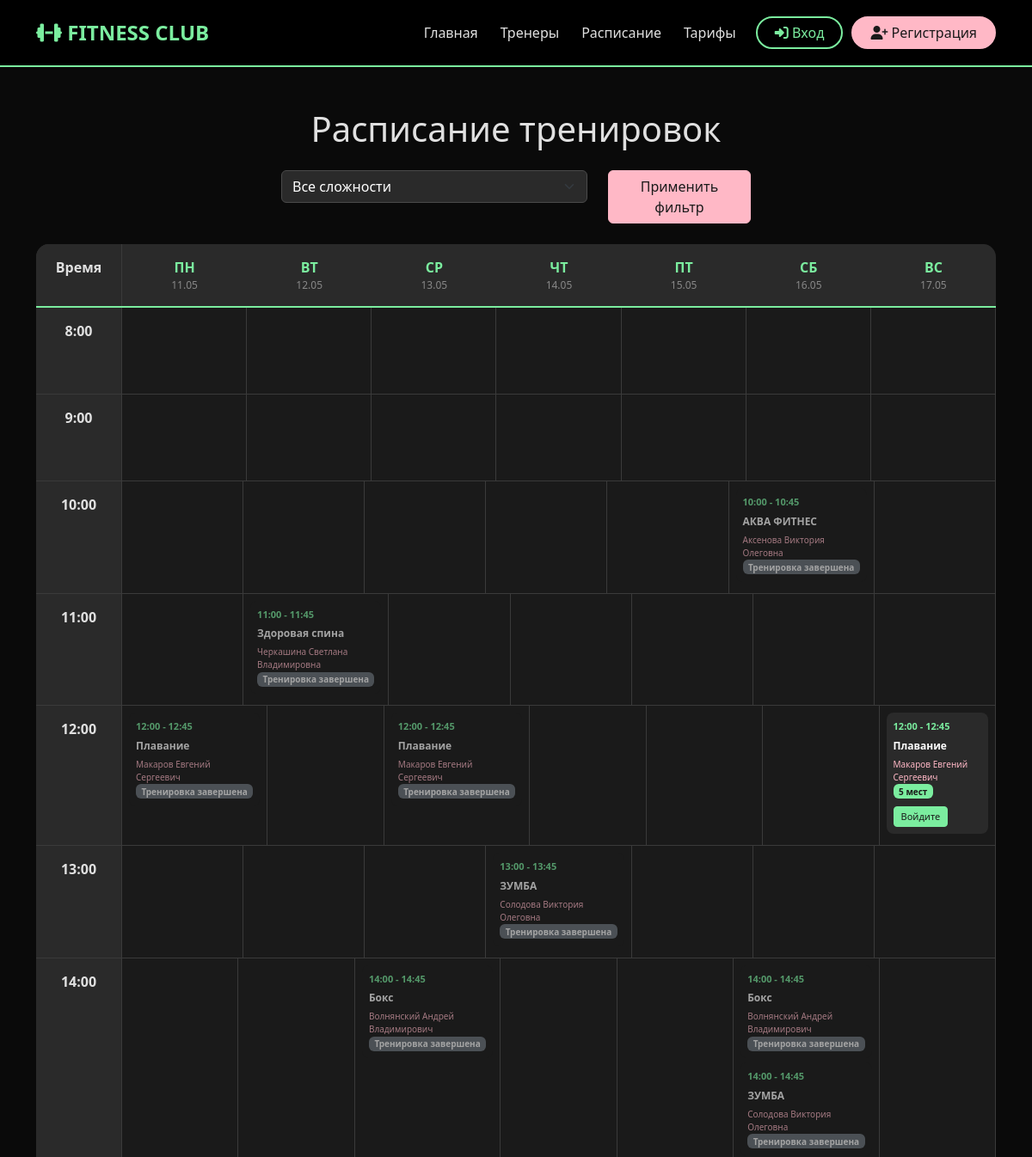
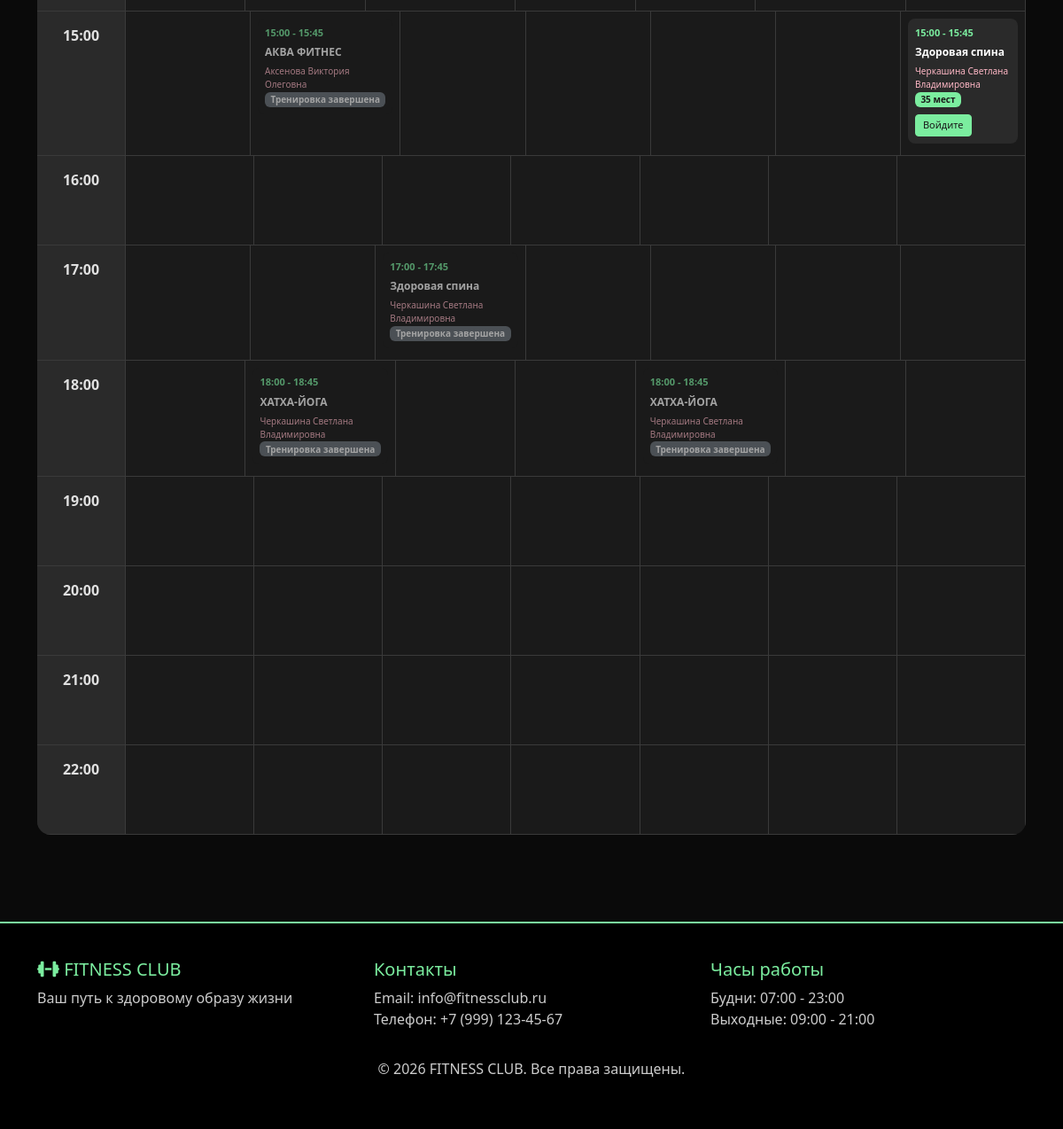
Page /schedule/ on the committed database (2 pictures, top to bottom).
### main/models.py (models this page shows, shortened)
class Schedule(models.Model):
    STATUS_CHOICES = [ ('active', 'Активна'),('cancelled', 'Отменена'),]
    workout = models.ForeignKey(Workout, on_delete=models.CASCADE, verbose_name='Тренировка')
    date = models.DateField('Дата')
    start_time = models.TimeField('Время начала')
    status = models.CharField('Статус', max_length=20, choices=STATUS_CHOICES)
    booked_places = models.IntegerField('Записано человек', default=0)
    @property
    def end_time(self):
        start = datetime.combine(self.date, self.start_time)
        end = start + timedelta(minutes=self.workout.duration_minutes)
        return end.time()
    @property
    def available_places(self):
        return self.workout.max_participants - self.booked_places
    class Meta:
        verbose_name = 'Расписание'
        verbose_name_plural = 'Расписания'

class Workout(models.Model):
    DIFFICULTY_CHOICES = [('beginner', 'Начинающий'),('intermediate', 'Средний'),('advanced', 'Продвинутый'),]
    name = models.CharField('Название', max_length=50, unique=True)
    description = models.TextField('Описание')
    duration_minutes = models.IntegerField('Длительность (мин)')
    difficulty = models.CharField('Сложность', max_length=20 , choices=DIFFICULTY_CHOICES)
    goals = models.CharField('Цели', max_length=100)
    max_participants = models.IntegerField('Макс. участников', default=20)
    trainer = models.ForeignKey('users.User', on_delete=models.SET_NULL, null=True, verbose_name='Тренер', limit_choices_to={'is_trainer': True})
    image = models.ImageField('Изображение', upload_to='workouts/')
    class Meta:
        verbose_name = 'Тренировка'
        verbose_name_plural = 'Тренировки'

### users/models.py (models this page shows, shortened)
class User(AbstractUser):
    first_name = None
    last_name = None
    username = None
    full_name = models.CharField('ФИО', max_length=200)
    email = models.EmailField('Email', unique=True)
    phone = models.CharField('Телефон', max_length=12, blank=True, unique=True)
    birth_date = models.DateField('Дата рождения', null=True, blank=True)
    is_trainer = models.BooleanField('Тренер', default=False)
    tariff_name = models.CharField('Название тарифа', max_length=100, blank=True, null=True)
    tariff_price = models.DecimalField('Цена тарифа', max_digits=10, decimal_places=2, blank=True, null=True)
    tariff_duration = models.IntegerField('Длительность тарифа (дней)', blank=True, null=True)
    tariff_purchase_date = models.DateField('Дата покупки', auto_now_add=True, null=True)
    tariff_end_date = models.DateField('Дата окончания тарифа', blank=True, null=True)
    tariff_type = models.CharField(  'Тип тарифа',max_length=20,choices=[('day', 'Дневной (до 17:00)'), ('evening', 'Вечерний (после 17:00)'), ('unlimited', 'Безлимитный')],blank=True,null=True)
    tariff_has_personal = models.BooleanField('Доступ к персональным тренировкам', default=False)
    USERNAME_FIELD = 'email'
    REQUIRED_FIELDS = ['full_name']
    class Meta:
        verbose_name = 'Пользователь'
        verbose_name_plural = 'Пользователи'

### main/views.py (the view)
# urls.py: path('schedule/', views.schedule_list, name='schedule_list'),
def schedule_list(request):
    selected_difficulty = request.GET.get('difficulty')
    schedules = Schedule.objects.filter(status='active').select_related('workout', 'workout__trainer')
    if selected_difficulty:
        schedules = schedules.filter(workout__difficulty=selected_difficulty)
        logger.info(
            f'Пользователь {request.user.full_name if request.user.is_authenticated else "Гость"} отфильтровал расписание по сложности: {selected_difficulty}')
    today = timezone.now().date()
    now = timezone.now()
    start_of_week = today - timedelta(days=today.weekday())
    week_days = []
    for i in range(7):
        day = start_of_week + timedelta(days=i)
        week_days.append({
            'name': ['ПН', 'ВТ', 'СР', 'ЧТ', 'ПТ', 'СБ', 'ВС'][i],
            'date': day,})
    schedules = schedules.filter(date__gte=start_of_week, date__lt=start_of_week + timedelta(days=7))
    schedules = schedules.order_by('date', 'start_time')
    for schedule in schedules:
        workout_datetime = datetime.combine(schedule.date, schedule.start_time)
        if timezone.is_naive(workout_datetime):
            workout_datetime = timezone.make_aware(workout_datetime)
        workout_end_datetime = workout_datetime + timedelta(minutes=schedule.workout.duration_minutes)
        if workout_end_datetime < now:
            schedule.status_display = 'completed'  # Завершена (нельзя записаться)
        elif workout_datetime < now:
            schedule.status_display = 'in_progress'  # Идет сейчас (нельзя записаться)
        else:
            schedule.status_display = 'available'  # Доступна (можно записаться)
        if schedule.date < today:
            schedule.debug_date = f"Дата {schedule.date} раньше {today}"
        else:
            schedule.debug_date = f"Дата {schedule.date} не раньше {today}"
        schedule.is_past = workout_datetime < now
        schedule.is_completed = workout_end_datetime < now
    time_slots = list(range(8, 23))
    context = {
        'schedules': schedules,
        'week_days': week_days,
        'time_slots': time_slots,
        'selected_difficulty': selected_difficulty,
        'difficulty_choices': Workout.DIFFICULTY_CHOICES,
        'today': today,
        'now': now,
    }
    return render(request, 'schedule_list.html', context)

### main/templates/schedule_list.html (shortened to what this page needs)
{% extends 'base.html' %}
{% load static %}
{% block content %}
<div class="container py-5">
    <h1 class="text-center mb-4">Расписание тренировок</h1>
    <form method="get" class="row mb-4 justify-content-center" id="filterForm">
        <div class="col-md-4">
            <select name="difficulty" class="form-select">
                <option value="">Все сложности</option>
            </select>
        </div>
        <div class="col-md-2">
            <button type="submit" class="btn btn-primary w-100">Применить фильтр</button>
        </div>
    </form>
    <div class="schedule-grid">
        <div class="grid-header">
            <div class="time-column">Время</div>
            {% for day in week_days %}
                <div class="day-column">
                    <div class="day-name">{{ day.name }}</div>
                    <div class="day-date">{{ day.date|date:"d.m" }}</div>
                </div>
            {% endfor %}
        </div>
        {% for hour in time_slots %}
            <div class="grid-row">
                <div class="time-column">{{ hour }}:00</div>
                {% for day in week_days %}
                    <div class="workout-cell">
                        {% for schedule in schedules %}
                            {% if schedule.start_time|date:"H" == hour|stringformat:"d" and schedule.date|date:"Y-m-d" == day.date|date:"Y-m-d" %}
                                <div class="workout-card" data-status="{{ schedule.status_display }}">
                                    <div class="workout-time">{{ schedule.start_time|time:"H:i" }} - {{ schedule.end_time|time:"H:i" }}</div>
                                    <a href="{% url 'main:workout_detail' schedule.workout.pk %}" class="workout-name-link">
                                        <div class="workout-name">{{ schedule.workout.name }}</div>
                                    </a>
                                    <div class="workout-trainer">{{ schedule.workout.trainer.full_name|default:"-" }}</div>
                                    <div class="workout-places">
                                        {% if schedule.status_display == 'completed' %}
                                            <span class="badge bg-secondary">Тренировка завершена</span>
                                        {% elif schedule.status_display == 'in_progress' %}
                                            <span class="badge bg-warning text-dark">Идет сейчас</span>
                                        {% else %}
                                            {% if schedule.available_places > 0 %}
                                                <span class="badge bg-success">{{ schedule.available_places }} мест</span>
                                                {% if user.is_authenticated %}
                                                    {% if user.has_active_tariff %}
                                                        <a href="{% url 'main:book_workout' schedule.id %}" class="btn btn-sm btn-primary mt-2">Записаться</a>
                                                    {% else %}
                                                        <a href="{% url 'main:tariff_list' %}" class="btn btn-sm btn-warning mt-2">Нужен тариф</a>
                                                    {% endif %}
                                                {% else %}
                                                    <a href="{% url 'users:login' %}" class="btn btn-sm btn-secondary mt-2">Войдите</a>
                                                {% endif %}
                                            {% else %}
                                                <span class="badge bg-danger">Мест нет</span>
                                            {% endif %}
                                        {% endif %}
                                    </div>
                                </div>
                            {% endif %}
                        {% endfor %}
                    </div>
                {% endfor %}
            </div>
        {% endfor %}
    </div>
</div>
{% endblock %}

### main/templates/base.html (style rules this page uses)
body { background-color: #0a0a0a; color: #e0e0e0; }
.btn-primary { background-color: #ffb8c6; border-color: #ffb8c6; color: #1a1a1a; transition: all 0.3s ease; }
.btn-secondary { background-color: #7bed9f; border-color: #7bed9f; color: #1a1a1a; }
.form-control, .form-select { background-color: #2a2a2a; border-color: #3a3a3a; color: #e0e0e0; }
.badge.bg-success { background-color: #7bed9f !important; color: #1a1a1a; }
a { color: #ffb8c6; text-decoration: none; }
.schedule-grid { overflow-x: auto; }
.workout-card { transition: transform 0.2s; }
.badge { font-size: 10px; }
input, textarea, select, .form-control, .form-select { background-color: #2a2a2a !important; border-color: #4a4a4a !important; color: #ffffff !important; }
.btn-primary { background-color: #ffb8c6 !important; border-color: #ffb8c6 !important; color: #1a1a1a !important; }
.btn-secondary { background-color: #7bed9f !important; border-color: #7bed9f !important; color: #1a1a1a !important; }

### main/templates/schedule_list.html (style rules this page uses)
.schedule-grid { background: #1a1a1a; border-radius: 15px; overflow-x: auto; }
.grid-header { display: grid; grid-template-columns: 100px repeat(7, 1fr); background: #2a2a2a; border-bottom: 2px solid #7bed9f; }
.time-column { padding: 15px; font-weight: bold; text-align: center; border-right: 1px solid #3a3a3a; background: #2a2a2a; }
.day-column { padding: 15px; text-align: center; }
.day-name { font-weight: bold; color: #7bed9f; }
.day-date { font-size: 12px; color: #888; }
.grid-row { display: grid; grid-template-columns: 100px repeat(7, 1fr); border-bottom: 1px solid #3a3a3a; }
.workout-cell { min-height: 100px; padding: 8px; border-right: 1px solid #3a3a3a; vertical-align: top; }
.workout-card { background: #2a2a2a; border-radius: 8px; padding: 8px; margin-bottom: 5px; font-size: 12px; transition: transform 0.2s; }
.workout-card[data-status="completed"] { opacity: 0.6; background: #1a1a1a; }
.workout-time { color: #7bed9f; font-weight: bold; font-size: 11px; }
.workout-name-link { text-decoration: none; }
.workout-name { font-weight: bold; margin: 5px 0; color: #fff; transition: color 0.2s; }
.workout-trainer { color: #ffb8c6; font-size: 10px; }
.btn-sm { font-size: 11px; padding: 3px 8px; }

### rows in the picture
Schedule: start_time "10:00", end_time "10:45", workout.name "АКВА ФИТНЕС", workout.trainer.full_name "Аксенова Виктория Олеговна", shows "Тренировка завершена"
Schedule: start_time "11:00", end_time "11:45", workout.name "Здоровая спина", workout.trainer.full_name "Черкашина Светлана Владимировна", shows "Тренировка завершена"
Schedule: start_time "12:00", end_time "12:45", workout.name "Плавание", workout.trainer.full_name "Макаров Евгений Сергеевич", shows "Тренировка завершена"
Schedule: start_time "12:00", end_time "12:45", workout.name "Плавание", workout.trainer.full_name "Макаров Евгений Сергеевич", shows "Тренировка завершена"
Schedule: start_time "12:00", end_time "12:45", workout.name "Плавание", workout.trainer.full_name "Макаров Евгений Сергеевич", available_places "5", shows "Войдите"
Schedule: start_time "13:00", end_time "13:45", workout.name "ЗУМБА", workout.trainer.full_name "Солодова Виктория Олеговна", shows "Тренировка завершена"
Schedule: start_time "14:00", end_time "14:45", workout.name "Бокс", workout.trainer.full_name "Волнянский Андрей Владимирович", shows "Тренировка завершена"
Schedule: start_time "14:00", end_time "14:45", workout.name "Бокс", workout.trainer.full_name "Волнянский Андрей Владимирович", shows "Тренировка завершена"
Schedule: start_time "14:00", end_time "14:45", workout.name "ЗУМБА", workout.trainer.full_name "Солодова Виктория Олеговна", shows "Тренировка завершена"
Schedule: start_time "15:00", end_time "15:45", workout.name "АКВА ФИТНЕС", workout.trainer.full_name "Аксенова Виктория Олеговна", shows "Тренировка завершена"
Schedule: start_time "15:00", end_time "15:45", workout.name "Здоровая спина", workout.trainer.full_name "Черкашина Светлана Владимировна", available_places "35", shows "Войдите"
Schedule: start_time "17:00", end_time "17:45", workout.name "Здоровая спина", workout.trainer.full_name "Черкашина Светлана Владимировна", shows "Тренировка завершена"
Schedule: start_time "18:00", end_time "18:45", workout.name "ХАТХА-ЙОГА", workout.trainer.full_name "Черкашина Светлана Владимировна", shows "Тренировка завершена"
Schedule: start_time "18:00", end_time "18:45", workout.name "ХАТХА-ЙОГА", workout.trainer.full_name "Черкашина Светлана Владимировна", shows "Тренировка завершена"

### other values in the picture
{{ day.name }} "ПН" "ВТ" "СР" "ЧТ" "ПТ" "СБ" "ВС"
{{ day.date|date:"d.m" }} "11.05" "12.05" "13.05" "14.05" "15.05" "16.05" "17.05"
{{ hour }} "8" "9" "10" "11" "12" "13" "14" "15" "16" "17" "18" "19" "20" "21" "22"
